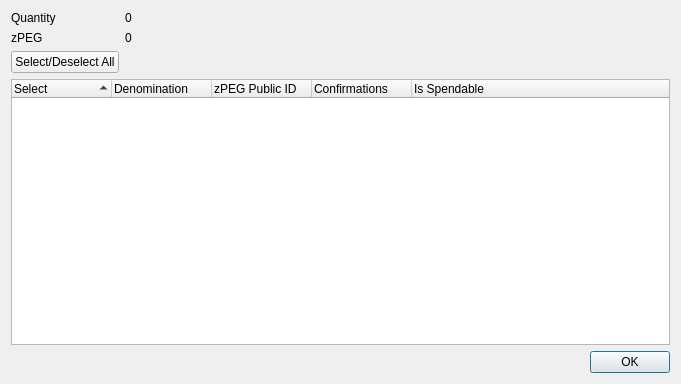
<?xml version="1.0" encoding="UTF-8"?>
<ui version="4.0">
 <class>ZPEGControlDialog</class>
 <widget class="QDialog" name="ZPEGControlDialog">
  <property name="geometry">
   <rect>
    <x>0</x>
    <y>0</y>
    <width>681</width>
    <height>384</height>
   </rect>
  </property>
  <property name="minimumSize">
   <size>
    <width>681</width>
    <height>384</height>
   </size>
  </property>
  <property name="windowTitle">
   <string>Select zPEG to Spend</string>
  </property>
  <layout class="QGridLayout" name="gridLayout">
   <item row="0" column="0">
    <layout class="QFormLayout" name="formLayout">
     <property name="sizeConstraint">
      <enum>QLayout::SetDefaultConstraint</enum>
     </property>
     <item row="0" column="0">
      <widget class="QLabel" name="labelQuantity">
       <property name="text">
        <string>Quantity</string>
       </property>
      </widget>
     </item>
     <item row="0" column="1">
      <widget class="QLabel" name="labelQuantity_int">
       <property name="text">
        <string>0</string>
       </property>
      </widget>
     </item>
     <item row="1" column="0">
      <widget class="QLabel" name="labelZPEG">
       <property name="text">
        <string>zPEG</string>
       </property>
      </widget>
     </item>
     <item row="1" column="1">
      <widget class="QLabel" name="labelZPEG_int">
       <property name="text">
        <string>0</string>
       </property>
      </widget>
     </item>
     <item row="2" column="0">
      <widget class="QPushButton" name="pushButtonAll">
       <property name="text">
        <string>Select/Deselect All</string>
       </property>
      </widget>
     </item>
    </layout>
   </item>
   <item row="1" column="0">
    <layout class="QVBoxLayout" name="verticalLayout">
     <item>
      <widget class="QTreeWidget" name="treeWidget">
       <property name="minimumSize">
        <size>
         <width>0</width>
         <height>250</height>
        </size>
       </property>
       <property name="alternatingRowColors">
        <bool>true</bool>
       </property>
       <property name="sortingEnabled">
        <bool>true</bool>
       </property>
       <property name="columnCount">
        <number>5</number>
       </property>
       <attribute name="headerDefaultSectionSize">
        <number>100</number>
       </attribute>
       <column>
        <property name="text">
         <string notr="true">Select</string>
        </property>
       </column>
       <column>
        <property name="text">
         <string notr="true">Denomination</string>
        </property>
       </column>
       <column>
        <property name="text">
         <string notr="true">zPEG Public ID</string>
        </property>
       </column>
       <column>
        <property name="text">
         <string notr="true">Confirmations</string>
        </property>
       </column>
       <column>
        <property name="text">
         <string>Is Spendable</string>
        </property>
       </column>
      </widget>
     </item>
     <item>
      <widget class="QDialogButtonBox" name="buttonBox">
       <property name="orientation">
        <enum>Qt::Horizontal</enum>
       </property>
       <property name="standardButtons">
        <set>QDialogButtonBox::Ok</set>
       </property>
      </widget>
     </item>
    </layout>
   </item>
  </layout>
 </widget>
 <resources/>
 <connections>
  <connection>
   <sender>buttonBox</sender>
   <signal>accepted()</signal>
   <receiver>ZPEGControlDialog</receiver>
   <slot>accept()</slot>
   <hints>
    <hint type="sourcelabel">
     <x>248</x>
     <y>254</y>
    </hint>
    <hint type="destinationlabel">
     <x>157</x>
     <y>274</y>
    </hint>
   </hints>
  </connection>
  <connection>
   <sender>buttonBox</sender>
   <signal>rejected()</signal>
   <receiver>ZPEGControlDialog</receiver>
   <slot>reject()</slot>
   <hints>
    <hint type="sourcelabel">
     <x>316</x>
     <y>260</y>
    </hint>
    <hint type="destinationlabel">
     <x>286</x>
     <y>274</y>
    </hint>
   </hints>
  </connection>
 </connections>
</ui>
